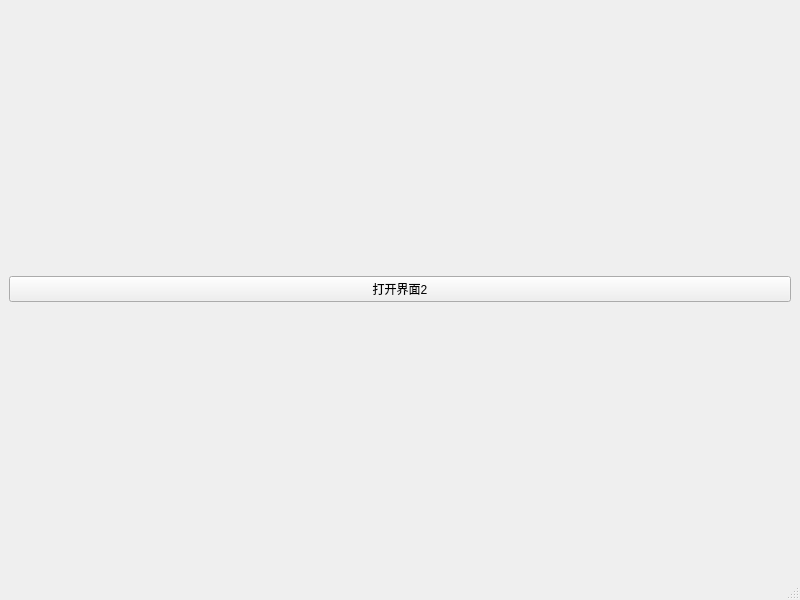
<?xml version="1.0" encoding="UTF-8"?>
<ui version="4.0">
 <class>MainWindow</class>
 <widget class="QMainWindow" name="MainWindow">
  <property name="geometry">
   <rect>
    <x>0</x>
    <y>0</y>
    <width>800</width>
    <height>600</height>
   </rect>
  </property>
  <property name="windowTitle">
   <string>MainWindow</string>
  </property>
  <widget class="QWidget" name="centralwidget">
   <layout class="QGridLayout" name="gridLayout">
    <item row="0" column="0">
     <widget class="QPushButton" name="openwin2">
      <property name="text">
       <string>打开界面2</string>
      </property>
     </widget>
    </item>
   </layout>
  </widget>
  <widget class="QMenuBar" name="menubar">
   <property name="geometry">
    <rect>
     <x>0</x>
     <y>0</y>
     <width>800</width>
     <height>21</height>
    </rect>
   </property>
  </widget>
  <widget class="QStatusBar" name="statusbar"/>
 </widget>
 <resources/>
 <connections/>
</ui>
